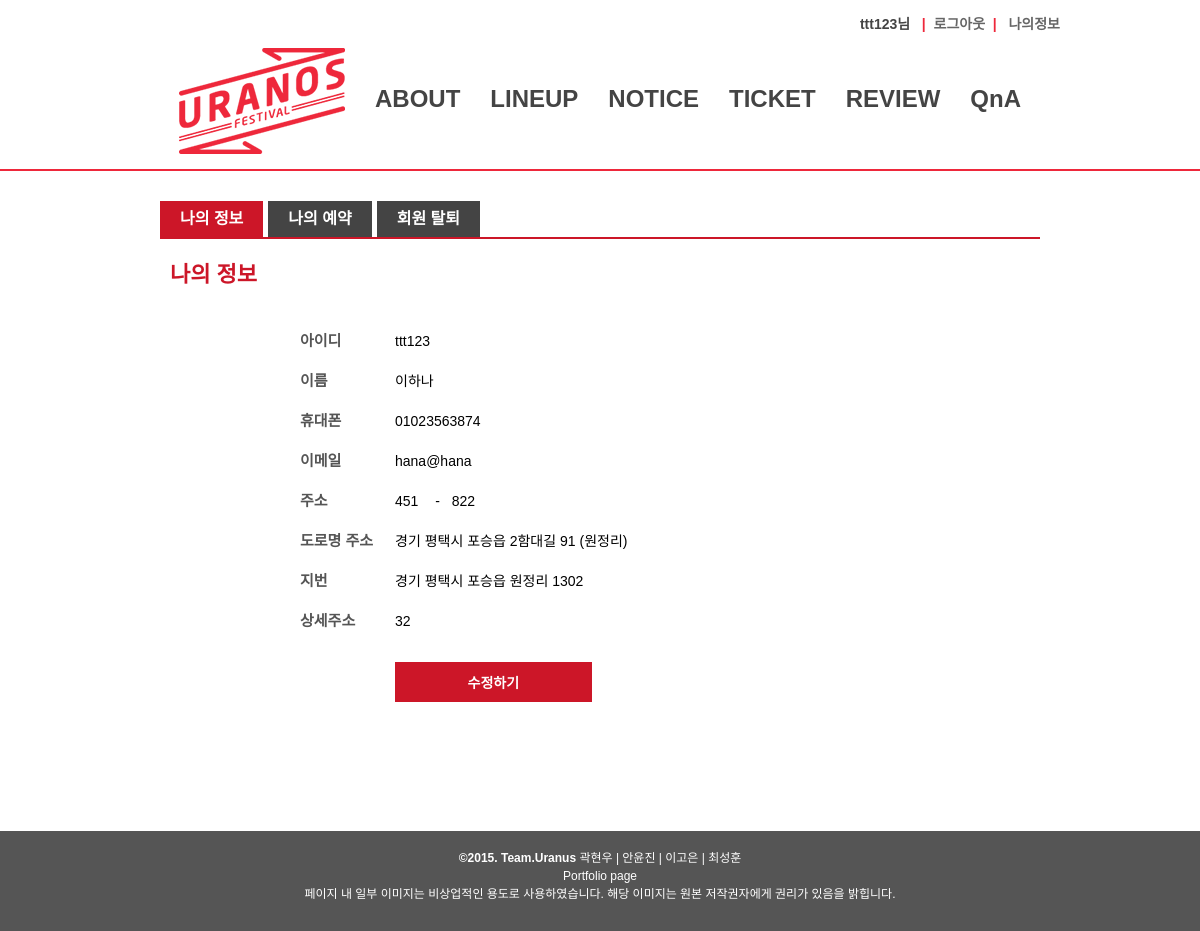
Page /login/my_info.php (signed in) on the committed database.
### tables this page shows
CREATE TABLE IF NOT EXISTS `member` (
  `m_id` char(15) NOT NULL,
  `m_pass` varchar(15) NOT NULL,
  `m_name` varchar(20) NOT NULL,
  `m_phone` varchar(20) NOT NULL,
  `m_email` varchar(41) DEFAULT NULL,
  `reg_date` datetime NOT NULL,
  `level` int(11) DEFAULT '1',
  `m_postcode1` int(5) NOT NULL,
  `m_postcode2` int(5) NOT NULL,
  `m_roadaddr` tinytext NOT NULL,
  `m_jibunaddr` tinytext NOT NULL,
  `m_detailaddr` tinytext NOT NULL,
  PRIMARY KEY (`m_id`)
);

### login/my_info.php (the view, shortened to what this page needs)
<?	session_start();
	include "../lib/conn.php";
	$uid = $_SESSION[ses_uid];
	$sql = "select * from member where m_id = '$uid'";
	$result = mysql_query($sql,$connect);
	$memarr = mysql_fetch_array($result);
	?>
<!DOCTYPE html>
<html>
<head>
  <link rel="stylesheet" type="text/css" href="../css/common.css">
  <link rel="stylesheet" type="text/css" href="../css/member_form.css">
</head>
<body class="a_menu2">
  <div id="wraper">
    <header>
         <nav>
	  <?php include "../lib/top_login2.php"; ?>
      <?php include "../lib/top_menu2.php"; ?>
    </nav>
	 </header>
    <section class="tab1">
		<ul id="tab">
			<li><a class="tab1" href="my_info.php">나의 정보</a></li>
			<li><a class="tab2" href="../ticket/myticket.php">나의 예약</a></li>
			<li><a class="tab3" href="drop_form.php">회원 탈퇴</a></li>
		</ul>
		<div class="tab_content">
   		<h2>나의 정보</h2>
		<form class="my_info" name="member_form_modify" action="re_pw.php" method="post">
			<div class="input_400px">
				<p>아이디</p><span><?echo $memarr[m_id];?></span><br/>
				<p>이름</p><span class="value"><?echo $memarr[m_name];?></span><br/>
				<p>휴대폰</p><span class="value"><?echo $memarr[m_phone];?></span><br/>
				<p>이메일</p><span class="value"><?echo $memarr[m_email];?></span><br/>
			</div>
			<div class="input_190px">
				<p>주소</p><span class="value"><?echo $memarr[m_postcode1];?></span>
				<span class="dashline">-</span>
				<span class="value"><?echo $memarr[m_postcode2];?></span>
			</div>
			<div class="input_400px2">
				<p>도로명 주소</p><span class="value"><?echo $memarr[m_roadaddr];?></span><br/>
				<p>지번</p><span class="value"><?echo $memarr[m_jibunaddr];?></span><br/>
				<p>상세주소</p><span class="value"><?echo $memarr[m_detailaddr];?></span>
			</div>
			<div class="subbtn">
				<input type="submit" name="submit" value="수정하기">
			</div>
		</form>
    </section>
    <footer>
        <?php include "../lib/footer.php"; ?>
    </footer>
  </div>
</body>
</html>

### css/common.css (style rules this page uses)
html, body, div, span, object, iframe, h1, h2, h3, h4, h5, h6, p, blockquote, pre, abbr, address, cite, code, del, dfn, em, img, ins, kbd, q, samp, small, strong, sub, sup, var, b, i, dl, dt, dd, ol, ul, li, fieldset, form, label, legend, table, caption, tbody, tfoot, thead, tr, th, td, article, aside, canvas, details, figcaption, figure, footer, header, hgroup, menu, nav, section, summary, time, mark, audio, video { margin:0; padding:0; border:0; outline:0; font-size:100%; vertical-align:baseline; background:transparent; }
body { line-height:1; }
article,aside,details,figcaption,figure, footer,header,hgroup,menu,nav,section { display:block; }
a { margin:0; padding:0; font-size:100%; vertical-align:baseline; background:transparent; }
a { selector-dummy : expression(this.hideFocus=true); }
a, a:active, a:focus, a:hover, a:link, a:visited { -moz-outline:none; outline:none; color: #666; text-decoration: none; }
input, select { vertical-align:middle; }
body { background:#ffffff; font-family: '나눔고딕',NanumGothic, Dotum, '돋움', sans-serif; max-width:100%; width:100%; }
section { width:880px; min-height:600px; padding: 30px 50px; background: #ffffff; height:100%; margin: 0 auto; }
header { max-width:100%; width:100%; text-align:center; border-bottom:2px solid #ee283b; }
nav { display:inline-block; max-width:920px; width:920px; padding: 15px 0; }
#tab { width:880px; height:36px; border-bottom:2px solid #cc1628; }
#tab li { float:left; display:inline-block; }
#tab li a { display:inline-block; line-height: 36px; padding: 0 20px; font-weight:600; font:14px; color: #ffffff; margin-right:5px; }
section.tab1 a.tab1, section.tab2 a.tab2, section.tab3 a.tab3 { background: #cc1628; }
section.tab1 a.tab2, section.tab1 a.tab3, section.tab2 a.tab1, section.tab2 a.tab3, section.tab3 a.tab1, section.tab3 a.tab2 { background: #444; }
.tab_content { margin:20px 10px; }
footer { width: 100%; height:100px; background: #555555; }

### css/member_form.css (style rules this page uses)
section { width:880px; height: 100%; padding: 30px 50px; background: #ffffff; }
h2 { font-size: 22px; line-height:32px; color:#cc1628; font-weight:600; }
form { width: 600px; margin:0 auto; padding:30px; }
form p { display: inline-block; width:90px; line-height:30px; color: #555; font-weight:600; font-size: 15px; margin: 2px 5px 2px 0; }
form span { display: inline-block; line-height:40px; font-size: 14px; margin-right:5px; }
.input_190px { display:inline-block; }
.input_190px .dashline { width: 19.5px; text-align: center; margin: 0; }
.subbtn input[type="submit"] { display: inline-block; width: 196.6px; background:#cc1628; }
.subbtn { margin: 5px 95px; }
input[type="submit"], input[type="reset"] { cursor: pointer; display: inline-block; height: 40px; color: #ffffff; text-align: center; font-size: 14px; font-weight:600; border: 0; padding:0px; }

### rows in the picture
member: m_id "ttt123", m_name "이하나", m_phone "01023563874", m_email "hana@hana", m_postcode1 "451", m_postcode2 "822", m_roadaddr "경기 평택시 포승읍 2함대길 91 (원정리)", m_jibunaddr "경기 평택시 포승읍 원정리 1302", m_detailaddr "32"

### other values in the picture
$_SESSION['ses_uid'] "ttt123"
